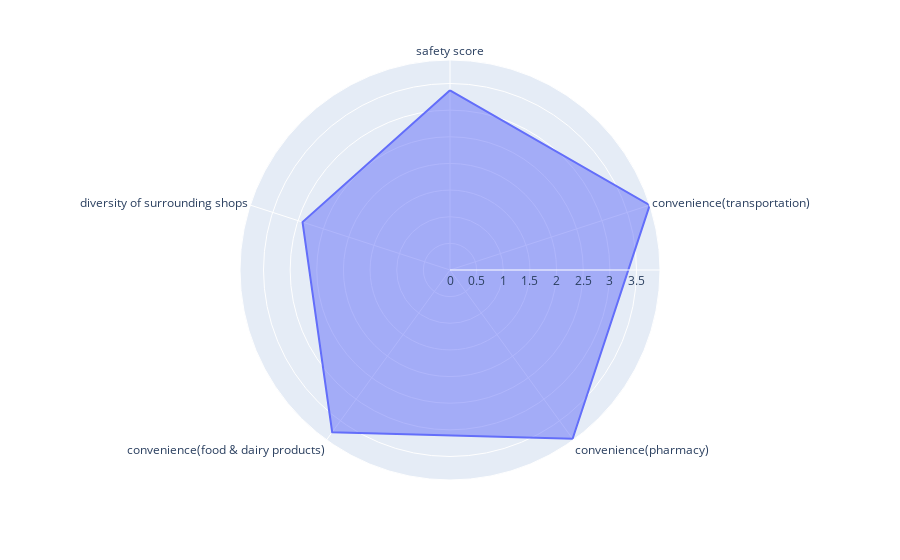
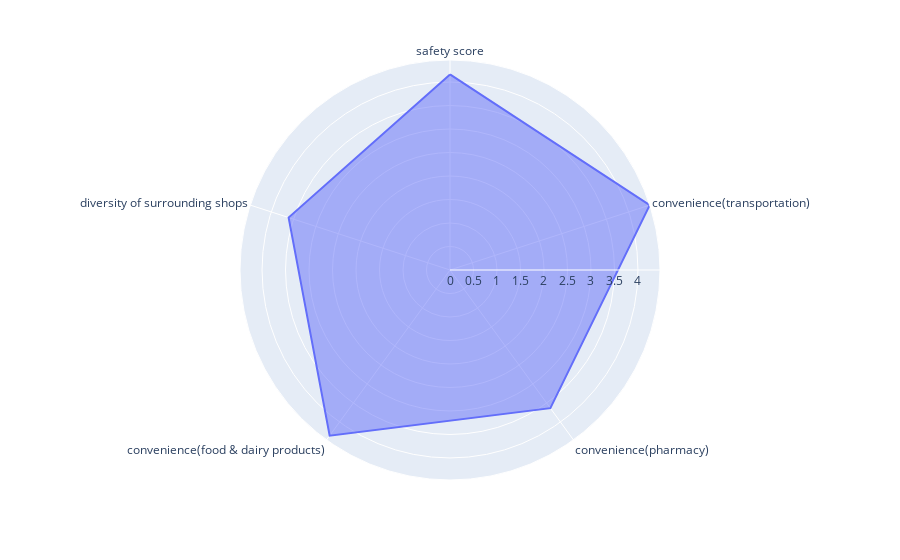

The code cell stored with these charts, in order, in its notebook:
### Code cell
#Urbanest
#mean radar chart
get_radar_chart(ub_rdf,'mean')
#median radar chart
get_radar_chart(ub_rdf,'median')

### Figure 1 — Plotly figure (JSON) as saved in the notebook; plotly's stock layout.template omitted (floating-point values rounded to 4 significant figures)
{"data": [{"fill": "toself", "hovertemplate": "r=%{r}<br>theta=%{theta}<extra></extra>", "legendgroup": "", "line": {"color": "#636efa", "dash": "solid"}, "marker": {"symbol": "circle"}, "mode": "lines", "name": "", "r": [3.373, 3.941, 3.915, 3.762, 2.91, 3.373], "showlegend": false, "subplot": "polar", "theta": ["safety score", "convenience(transportation)", "convenience(pharmacy)", "convenience(food & dairy products)", "diversity of surrounding shops", "safety score"], "type": "scatterpolar"}], "layout": {"legend": {"tracegroupgap": 0}, "margin": {"t": 60}, "polar": {"angularaxis": {"direction": "clockwise", "rotation": 90}, "domain": {"x": [0, 1], "y": [0, 1]}}}}

### Figure 2 — Plotly figure (JSON) as saved in the notebook; plotly's stock layout.template omitted (floating-point values rounded to 4 significant figures)
{"data": [{"fill": "toself", "hovertemplate": "r=%{r}<br>theta=%{theta}<extra></extra>", "legendgroup": "", "line": {"color": "#636efa", "dash": "solid"}, "marker": {"symbol": "circle"}, "mode": "lines", "name": "", "r": [4.162, 4.469, 3.634, 4.357, 3.611, 4.162], "showlegend": false, "subplot": "polar", "theta": ["safety score", "convenience(transportation)", "convenience(pharmacy)", "convenience(food & dairy products)", "diversity of surrounding shops", "safety score"], "type": "scatterpolar"}], "layout": {"legend": {"tracegroupgap": 0}, "margin": {"t": 60}, "polar": {"angularaxis": {"direction": "clockwise", "rotation": 90}, "domain": {"x": [0, 1], "y": [0, 1]}}}}
